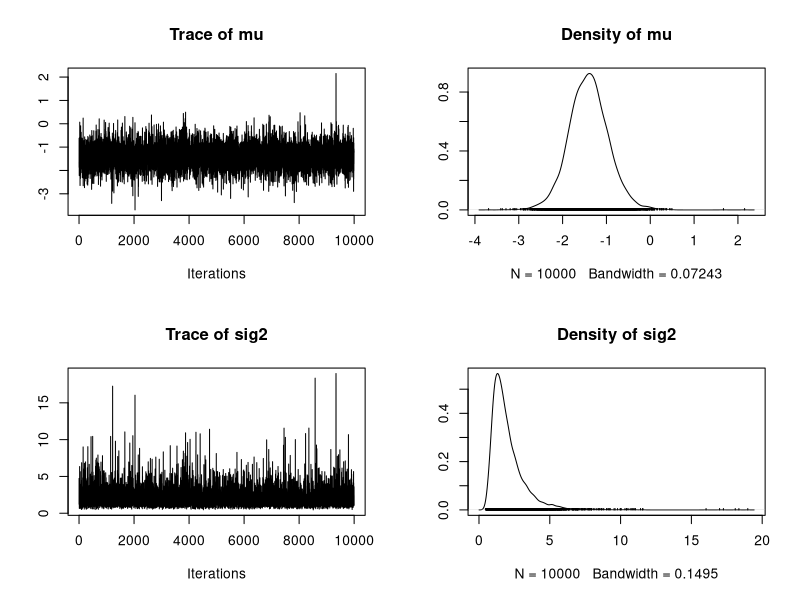
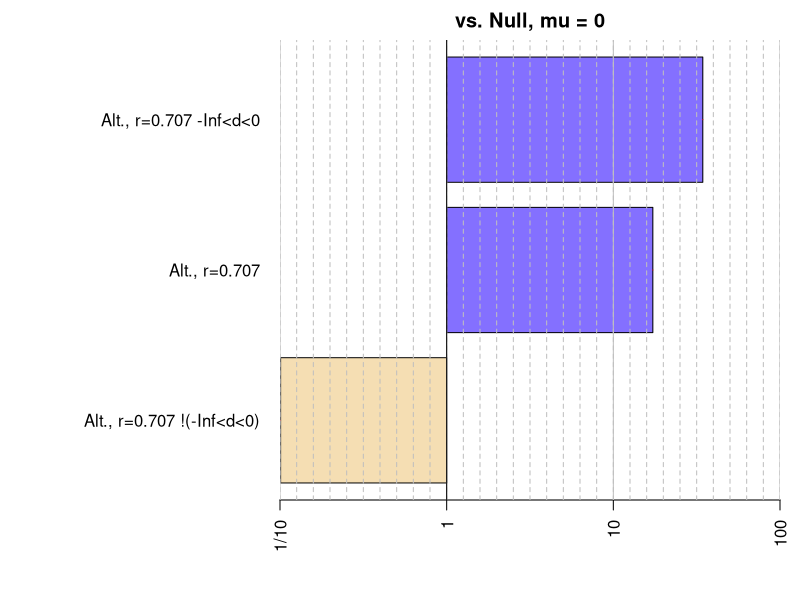
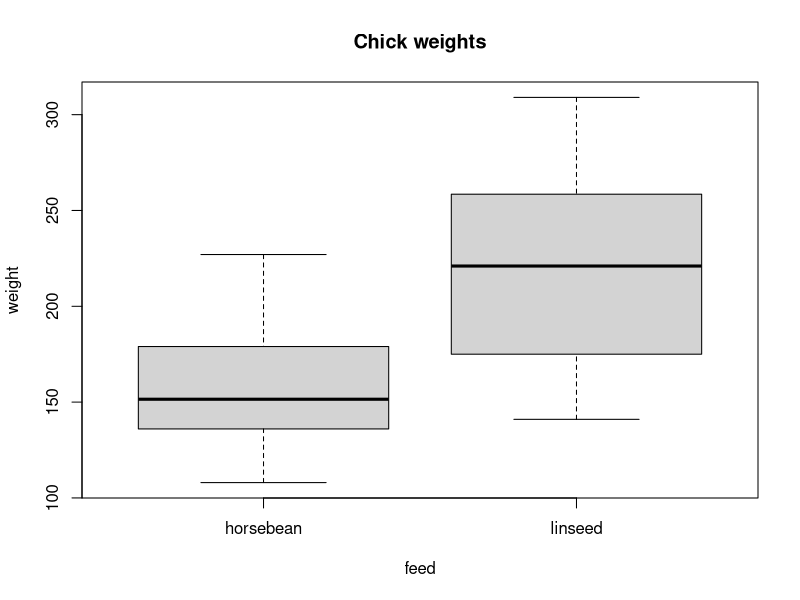
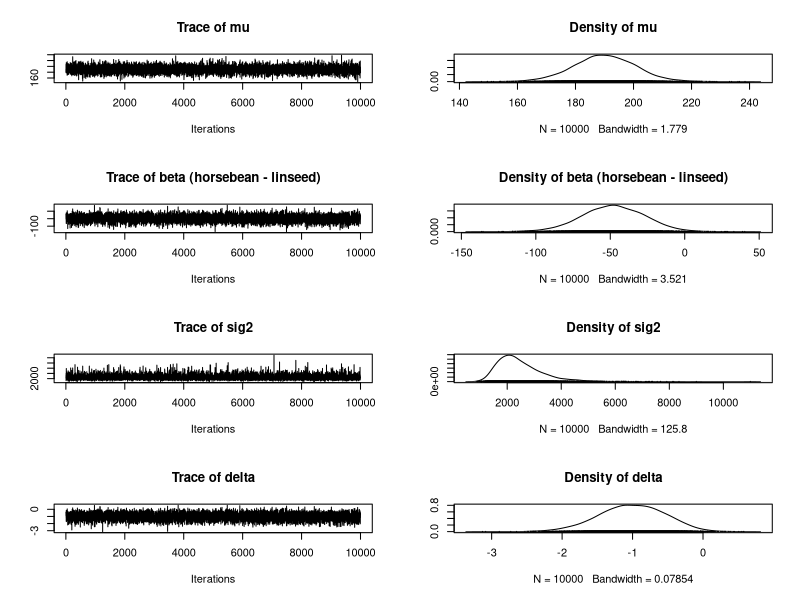
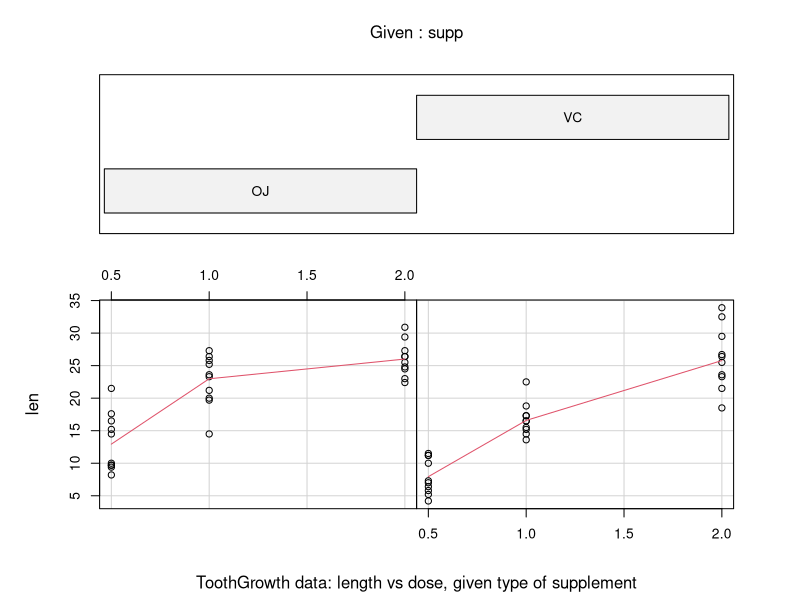
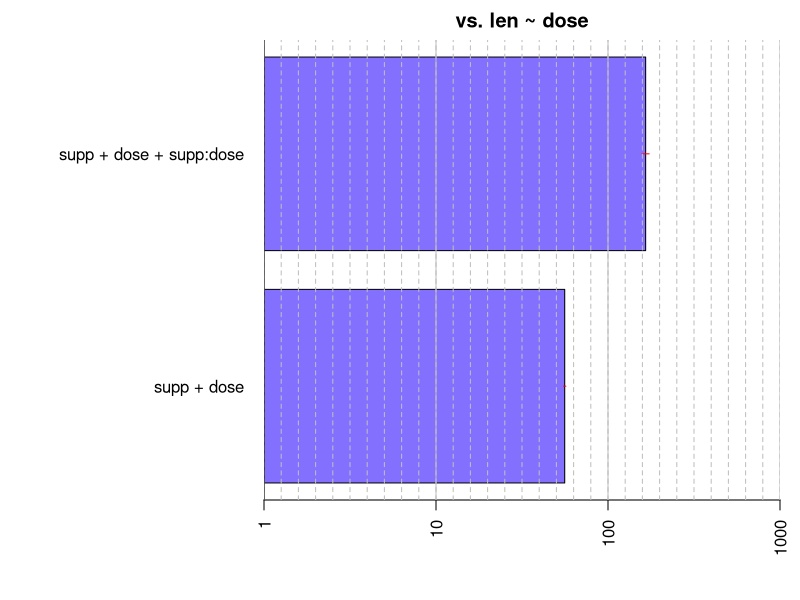
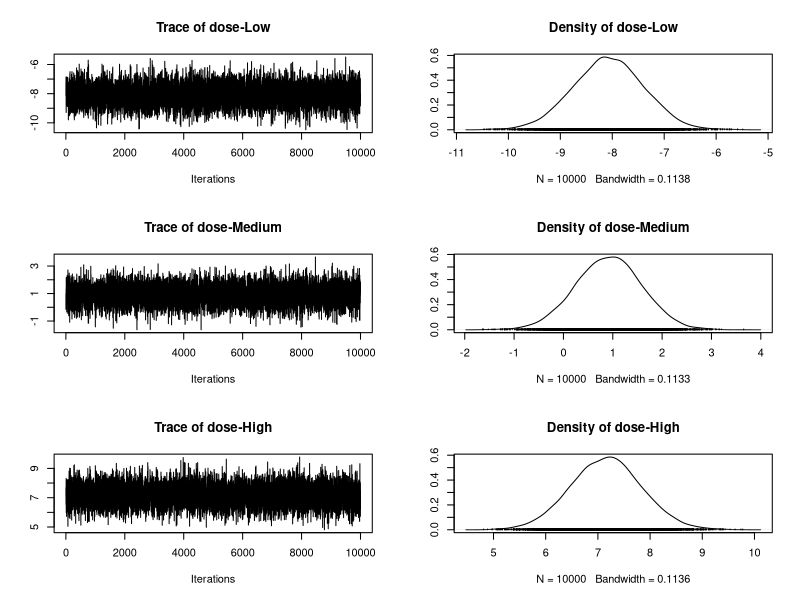
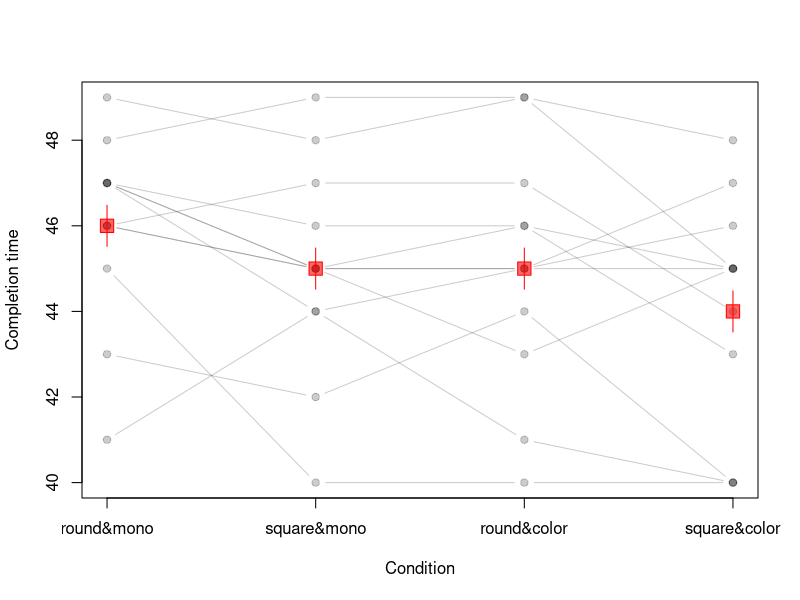

The R script that drew these images, in order:
## ---- chunk 1
library(knitr)
options(digits=3)
require(graphics)
set.seed(2)
## ---- chunk 2
library(BayesFactor)
## ---- chunk 3
options(BFprogress = FALSE)
bfversion = BFInfo()
session = sessionInfo()[[1]]
rversion = paste(session$version.string," on ",session$platform,sep="")
## ---- chunk 4
data(sleep)

## Compute difference scores
diffScores = sleep$extra[1:10] - sleep$extra[11:20]

## Traditional two-tailed t test
t.test(diffScores)
## ---- chunk 5
bf = ttestBF(x = diffScores)
## Equivalently:
## bf = ttestBF(x = sleep$extra[1:10],y=sleep$extra[11:20], paired=TRUE)
bf
## ---- chunk 6
1 / bf
## ---- chunk 7
options()$BFprogress
chains = posterior(bf, iterations = 1000)
summary(chains)
## ---- chunk 8
chains2 = recompute(chains, iterations = 10000)
plot(chains2[,1:2])
## ---- chunk 9
bfInterval = ttestBF(x = diffScores, nullInterval=c(-Inf,0))
bfInterval
## ---- chunk 10
bfInterval[1] / bfInterval[2]
## ---- chunk 11
allbf = c(bf, bfInterval)
allbf
## ---- chunk 12
plot(allbf)
## ---- chunk 13
bfmat = allbf / allbf
bfmat
## ---- chunk 14
bfmat[,2]
bfmat[1,]
## ---- chunk 15
bfmat[,1:2]
t(bfmat[,1:2])
## ---- chunk 16
data(chickwts)

## Restrict to two groups
chickwts = chickwts[chickwts$feed %in% c("horsebean","linseed"),]
## Drop unused factor levels
chickwts$feed = factor(chickwts$feed)

## Plot data
plot(weight ~  feed, data = chickwts, main = "Chick weights")
## ---- chunk 17
## traditional t test
t.test(weight ~ feed, data = chickwts, var.eq=TRUE)
## ---- chunk 18
## Compute Bayes factor
bf = ttestBF(formula = weight ~ feed, data = chickwts)
bf
## ---- chunk 19
chains = posterior(bf, iterations = 10000)
plot(chains[,1:4])
## ---- chunk 20
data(ToothGrowth)

## Example plot from ?ToothGrowth

coplot(len ~ dose | supp, data = ToothGrowth, panel = panel.smooth,
       xlab = "ToothGrowth data: length vs dose, given type of supplement")

## Treat dose as a factor
ToothGrowth$dose = factor(ToothGrowth$dose)
levels(ToothGrowth$dose) = c("Low", "Medium", "High")

summary(aov(len ~ supp*dose, data=ToothGrowth))
## ---- chunk 21
bf = anovaBF(len ~ supp*dose, data=ToothGrowth)
bf
## ---- chunk 22
plot(bf[3:4] / bf[2])
## ---- chunk 23
bf = anovaBF(len ~ supp*dose, data=ToothGrowth, whichModels="top")
bf
## ---- chunk 24
bfMainEffects = lmBF(len ~ supp + dose, data = ToothGrowth)
bfInteraction = lmBF(len ~ supp + dose + supp:dose, data = ToothGrowth)
## Compare the two models
bf = bfInteraction / bfMainEffects
bf
## ---- chunk 25
newbf = recompute(bf, iterations = 500000)
newbf
## ---- chunk 26
## Sample from the posterior of the full model
chains = posterior(bfInteraction, iterations = 10000)
## 1:13 are the only "interesting" parameters
summary(chains[,1:13])
## ---- chunk 27
plot(chains[,4:6])
## ---- chunk 28
data(puzzles)
## ---- chunk 29
## plot the data
aovObj = aov(RT ~ shape*color + Error(ID/(shape*color)), data=puzzles)

matplot(t(matrix(puzzles$RT,12,4)),ty='b',pch=19,lwd=1,lty=1,col=rgb(0,0,0,.2), ylab="Completion time", xlab="Condition",xaxt='n')
axis(1,at=1:4,lab=c("round&mono","square&mono","round&color","square&color"))
mns = tapply(puzzles$RT,list(puzzles$color,puzzles$shape),mean)[c(2,4,1,3)]
points(1:4,mns,pch=22,col="red",bg=rgb(1,0,0,.6),cex=2)
# within-subject standard error, uses MSE from ANOVA
stderr = sqrt(sum(aovObj[[5]]$residuals^2)/11)/sqrt(12)
segments(1:4,mns + stderr,1:4,mns - stderr,col="red")
## ---- chunk 30
summary(aov(RT ~ shape*color + Error(ID/(shape*color)), data=puzzles))
## ---- chunk 31
bf = anovaBF(RT ~ shape*color + ID, data = puzzles, 
             whichRandom="ID")
## ---- chunk 32
bf
## ---- chunk 33
plot(bf)
## ---- chunk 34
bfWithoutID = lmBF(RT ~ shape*color, data = puzzles)
bfWithoutID
## ---- chunk 35
bfOnlyID = lmBF(RT ~ ID, whichRandom="ID",data = puzzles)
bf2 = bfWithoutID / bfOnlyID
bf2
## ---- chunk 36
bfall = c(bf,bf2)
## ---- chunk 37
bf[4] / bf2
## ---- chunk 38
data(attitude)

## Traditional multiple regression analysis
lmObj = lm(rating ~ ., data = attitude)
summary(lmObj)
## ---- chunk 39
bf = regressionBF(rating ~ ., data = attitude)
length(bf)
## ---- chunk 40
## Choose a specific model
bf["privileges + learning + raises + critical + advance"]
## Best 6 models
head(bf, n=6)
## Worst 4 models
tail(bf, n=4)
## which model index is the best?
is(bf,"BFBayesFactor")
BayesFactor::which.max(bf)
BayesFactor::which.min(bf)
which.max(bf)
which.min(bf)
## Compare the 5 best models to the best
bf2 = head(bf) / max(bf)
bf2
plot(bf2)
## ---- chunk 41
bf = regressionBF(rating ~ ., data = attitude, whichModels = "top")
## The seventh model is the most complex
bf
plot(bf)
## ---- chunk 42
bf = regressionBF(rating ~ ., data = attitude, whichModels = "bottom")
plot(bf)
## ---- chunk 43
complaintsOnlyBf = lmBF(rating ~ complaints, data = attitude) 
complaintsLearningBf = lmBF(rating ~ complaints + learning, data = attitude) 
## Compare the two models
complaintsOnlyBf / complaintsLearningBf
## ---- chunk 44
chains = posterior(complaintsLearningBf, iterations = 10000)
summary(chains)
## ---- chunk 45
summary(lm(rating ~ complaints + learning, data = attitude))
## ---- chunk 46
rm(ToothGrowth)
## ---- chunk 47
data(ToothGrowth)

# model log2 of dose instead of dose directly
ToothGrowth$dose = log2(ToothGrowth$dose)

# Classical analysis for comparison
lmToothGrowth <- lm(len ~ supp + dose + supp:dose, data=ToothGrowth)
summary(lmToothGrowth)
## ---- chunk 48
full <- lmBF(len ~ supp + dose + supp:dose, data=ToothGrowth)
noInteraction <- lmBF(len ~ supp + dose, data=ToothGrowth)
onlyDose <- lmBF(len ~ dose, data=ToothGrowth)
onlySupp <- lmBF(len ~ supp, data=ToothGrowth)

allBFs <- c(full, noInteraction, onlyDose, onlySupp)
allBFs
## ---- chunk 49
full / noInteraction
## ---- chunk 50
chainsFull <- posterior(full, iterations = 10000)

# summary of the "interesting" parameters
summary(chainsFull[,1:7])
## ---- chunk 51
chainsNoInt <- posterior(noInteraction, iterations = 10000)
## ---- chunk 52
ToothGrowth$dose <- ToothGrowth$dose - mean(ToothGrowth$dose)

cmeans <- colMeans(chainsFull)[1:6]
ints <- cmeans[1] + c(-1, 1) * cmeans[2]
slps <- cmeans[4] + c(-1, 1) * cmeans[5]


par(cex=1.8, mfrow=c(1,2))
plot(len ~ dose, data=ToothGrowth, pch=as.integer(ToothGrowth$supp)+20, bg = rgb(as.integer(ToothGrowth$supp)-1,2-as.integer(ToothGrowth$supp),0,.5),col=NULL,xaxt="n",ylab="Tooth length",xlab="Vitamin C dose (mg)")
abline(a=ints[1],b=slps[1],col=2)
abline(a=ints[2],b=slps[2],col=3)

axis(1,at=-1:1,lab=2^(-1:1))

dataVC <- ToothGrowth[ToothGrowth$supp=="VC",]
dataOJ <- ToothGrowth[ToothGrowth$supp=="OJ",]
lmVC <- lm(len ~ dose, data=dataVC)
lmOJ <- lm(len ~ dose, data=dataOJ)
abline(lmVC,col=2,lty=2)
abline(lmOJ,col=3,lty=2)

mtext("Interaction",3,.1,adj=1,cex=1.3)


# Do single slope

cmeans <- colMeans(chainsNoInt)[1:4]
ints <- cmeans[1] + c(-1, 1) * cmeans[2]
slps <- cmeans[4] 


plot(len ~ dose, data=ToothGrowth, pch=as.integer(ToothGrowth$supp)+20, bg = rgb(as.integer(ToothGrowth$supp)-1,2-as.integer(ToothGrowth$supp),0,.5),col=NULL,xaxt="n",ylab="Tooth length",xlab="Vitamin C dose (mg)")
abline(a=ints[1],b=slps,col=2)
abline(a=ints[2],b=slps,col=3)

axis(1,at=-1:1,lab=2^(-1:1))

mtext("No interaction",3,.1,adj=1,cex=1.3)
## ---- chunk 53
summary(chainsNoInt[,1:5])
## ---- chunk 54
ToothGrowth$doseAsFactor <- factor(ToothGrowth$dose)
levels(ToothGrowth$doseAsFactor) <- c(.5,1,2)

aovBFs <- anovaBF(len ~ doseAsFactor + supp + doseAsFactor:supp, data = ToothGrowth)
## ---- chunk 55
allBFs <- c(aovBFs, full, noInteraction, onlyDose)

## eliminate the supp-only model, since it performs so badly
allBFs <- allBFs[-1]

## Compare to best model
allBFs / max(allBFs)
## ---- chunk 56
plot(allBFs / max(allBFs))
## ---- chunk 57
data(puzzles)

puzzleGenBF <- generalTestBF(RT ~ shape + color + shape:color + ID, data=puzzles, whichRandom="ID")

puzzleGenBF
## ---- chunk 58
puzzleGenBF <- generalTestBF(RT ~ shape + color + shape:color + ID, data=puzzles, whichRandom="ID", neverExclude="ID")

puzzleGenBF
## ---- chunk 59
puzzleGenBF <- generalTestBF(RT ~ shape + color + shape:color + shape:ID + ID, data=puzzles, whichRandom="ID", neverExclude="ID")

puzzleGenBF
## ---- chunk 60
puzzleGenBF <- generalTestBF(RT ~ shape + color + shape:color + shape:ID + ID, data=puzzles, whichRandom="ID", neverExclude="^ID$")

puzzleGenBF
## ---- chunk 61
puzzleCullBF <- generalTestBF(RT ~ shape + color + shape:color + ID, data=puzzles, whichRandom="ID", noSample=TRUE,whichModels='all')

puzzleCullBF
## ---- chunk 62
missing = puzzleCullBF[ is.na(puzzleCullBF) ]
done = puzzleCullBF[ !is.na(puzzleCullBF) ]

missing
## ---- chunk 63
# get the names of the numerator models
missingModels = names(missing)$numerator

# search them to see if they contain "shape" or "color" - 
# results are logical vectors
containsShape = grepl("shape",missingModels)
containsColor = grepl("color",missingModels)

# anything that does not contain "shape" and "color"
containsOnlyOne = !(containsShape & containsColor)

# restrict missing to only those of interest
missingOfInterest = missing[containsOnlyOne]

missingOfInterest
## ---- chunk 64
# recompute the Bayes factors for the missing models of interest
sampledBayesFactors = recompute(missingOfInterest)

sampledBayesFactors

# Add them together with our other Bayes factors, already computed:
completeBayesFactors = c(done, sampledBayesFactors)

completeBayesFactors
## ---- chunk 65
data(puzzles)

# Get MCMC chains corresponding to "full" model
# We prevent sampling so we can see the parameter names
# iterations argument is necessary, but not used
fullModel = lmBF(RT ~ shape + color + shape:color + ID, data = puzzles, noSample=TRUE, posterior = TRUE, iterations=3)

fullModel
## ---- chunk 66
fullModelFiltered = lmBF(RT ~ shape + color + shape:color + ID, data = puzzles, noSample=TRUE, posterior = TRUE, iterations=3,columnFilter="ID")

fullModelFiltered
## ---- chunk 67
# Sample 10000 iterations, eliminating ID columns
chains = lmBF(RT ~ shape + color + shape:color + ID, data = puzzles, posterior = TRUE, iterations=10000,columnFilter="ID")
## ---- chunk 68
par(mfrow=c(1,2))
plot(as.vector(chains[1:1000,"shape-round"]),type="l",xlab="Iterations",ylab="parameter shape-round")
acf(chains[,"shape-round"])
## ---- chunk 69
chainsThinned = recompute(chains, iterations=20000, thin=2)

# check size of MCMC chain
dim(chainsThinned)
## ---- chunk 70
par(mfrow=c(1,2))
plot(as.vector(chainsThinned[1:1000,"shape-round"]),type="l",xlab="Iterations",ylab="parameter shape-round")
acf(chainsThinned[,"shape-round"])
